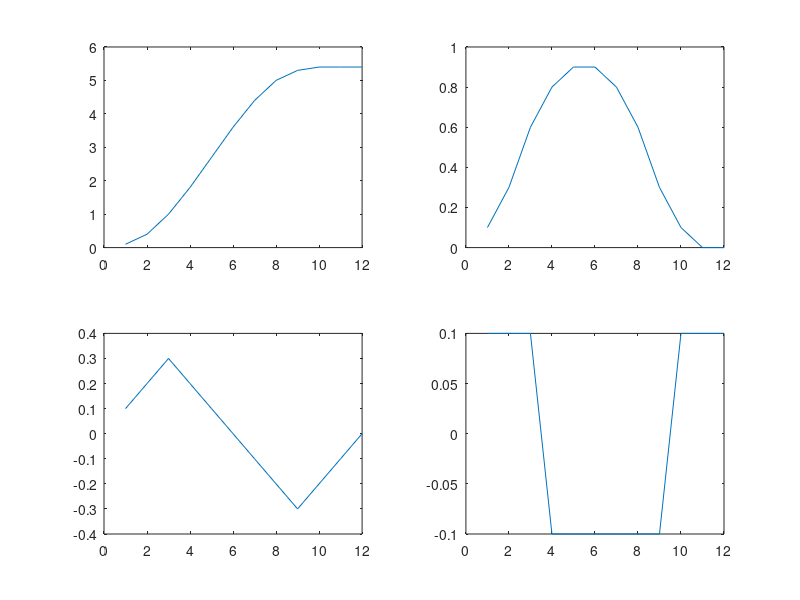

Here is the MATLAB script that generated this plot:
close all;
clear all;
clc;


%% Jerk control policy
T = 12;
x0 = 0;
xf = 5.4;
J = 32*(xf-x0)/(T^3);
jerk = [J*ones(1,T/4),-J*ones(1,T/2),J*ones(1,T/4)];

figure(1)
subplot(2,2,4)
plot(jerk)
subplot(2,2,3)
accel = cumsum(jerk);
plot(accel)
subplot(2,2,2)
veloc = cumsum(accel);
plot(veloc)
subplot(2,2,1)
pos = cumsum(veloc);
plot(pos)

norm(diff([x0 x0 x0 pos xf xf xf],3),Inf)
